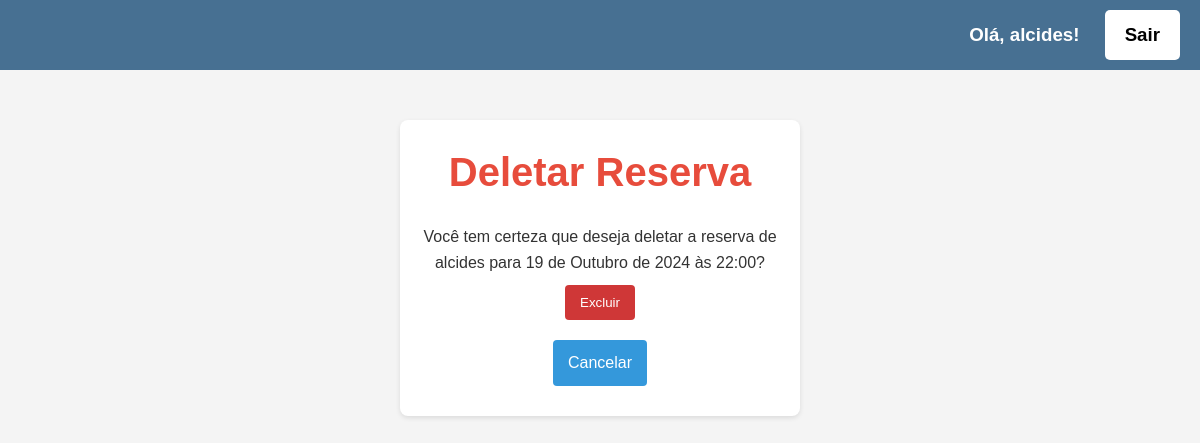
Page /reservas/deletar/13/ (signed in) on the committed database.
### core/models.py (models this page shows, shortened)
class Reserva(models.Model):
    cliente = models.ForeignKey(Cliente, on_delete=models.CASCADE)  # Relaciona a reserva com o cliente
    mesa = models.ForeignKey(Mesa, on_delete=models.CASCADE)  # Relaciona a reserva com a mesa
    data_reserva = models.DateField()
    hora_reserva = models.TimeField()
    num_pessoas = models.IntegerField()

class Cliente(models.Model):
    user = models.OneToOneField(User, on_delete=models.CASCADE)
    telefone = models.CharField(max_length=15)

### core/views.py (the view)
# urls.py: path('reservas/deletar/<int:pk>/', views.deletar_reserva, name='deletar_reserva'),
@login_required
def deletar_reserva(request, pk):
    reserva = get_object_or_404(Reserva, pk=pk)
    if request.method == 'POST':
        reserva.delete()
        return redirect('listar_reservas')  # Redireciona para a lista de reservas
    return render(request, 'core/reservas/deletar_reserva.html', {'reserva': reserva})

### core/templates/core/reservas/deletar_reserva.html (shortened to what this page needs)
{% extends 'core/base.html' %}
{% block content %}
<div class="container">
    <h1>Deletar Reserva</h1>
    <p>Você tem certeza que deseja deletar a reserva de {{ reserva.cliente.user }} para {{ reserva.data_reserva }} às {{ reserva.hora_reserva }}?</p>
    <form method="POST">
        <button type="submit" class="button">Excluir</button>
    </form>
    <a href="{% url 'lista_reservas' %}" class="button-voltar">Cancelar</a>
</div>
{% endblock %}

### core/templates/core/base.html (shortened to what this page needs)
<!DOCTYPE html>
<html lang="pt-BR">
<head>
    {% load static %}
    <link rel="stylesheet" href="{% static 'css/styles.css' %}">
</head>
<body>
    <header>
        <form align="right">
                {% if user.is_authenticated%}
                <h3>Olá, {{ user.username}}!
                    <a href="{% url 'logout' %}" class="menu-button1"  >
                        Sair
                    </a>
                </h3>
            {% else %}
            <a href="{% url 'login' %}" class="menu-button1"  >
                Acessar
            </a>
            {%endif %}
        </form>
    </header>
        {% block content %}
        {% endblock %}
</body>
</html>

### core/static/css/styles.css (style rules this page uses)
* { margin: 0; padding: 0; box-sizing: border-box; }
body { font-family: 'Arial', sans-serif; line-height: 1.6; background-color: #f0faff; color: #333333; }
header { background: #477092; color: #ffffff; padding: 10px 20px; text-align: center; }
h1 { font-size: 2.5em; color: rgb(60, 60, 60); margin-bottom: 0px; }

### core/templates/core/base.html (style rules this page uses)
.menu-button1 { display: inline-block; margin-left: 20px; padding: 10px 20px; background: #ffffff; color: #000000; text-decoration: none; border-radius: 5px; transition: background 0.3s, transform 0.3s; z-index: 1; }

### core/templates/core/reservas/deletar_reserva.html (style rules this page uses)
* { margin: 0; padding: 0; box-sizing: border-box; }
body { font-family: Arial, sans-serif; background-color: #f4f4f4; color: #333; }
.container { width: 400px; margin: 50px auto; padding: 20px; background-color: #fff; border-radius: 8px; box-shadow: 0 2px 5px rgba(0, 0, 0, 0.1); text-align: center; }
h1 { color: #e74c3c; margin-bottom: 20px; }
.button { background-color: #cf3737; color: white; padding: 10px 15px; border-radius: 4px; text-decoration: none; margin: 10px; display: inline-block; transition: background-color 0.3s; border: none; }
.button-voltar { background-color: #3498db; color: white; padding: 10px 15px; border-radius: 4px; text-decoration: none; margin: 10px; display: inline-block; transition: background-color 0.3s; }

### rows in the picture
Reserva: cliente.user "alcides", data_reserva "19 de Outubro de 2024", hora_reserva "22:00"

### other values in the picture
{{ user.username }} "alcides"
